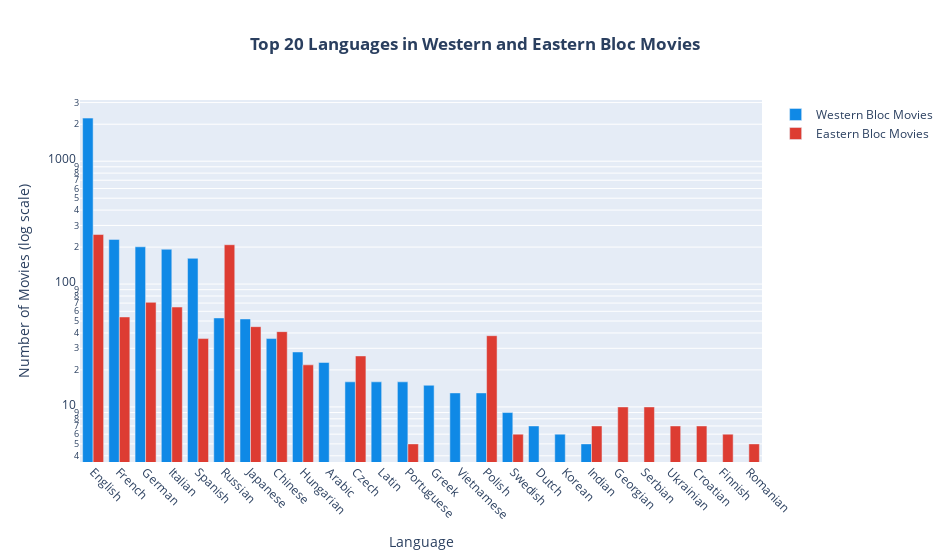

The code cell stored with this chart in its notebook:
### Code cell
fig = go.Figure()
fig.add_trace(go.Bar(x=western_languages_count['language'].head(20), 
                    y=western_languages_count['count'], 
                    name='Western Bloc Movies',
                    hovertemplate='%{x}: %{y}<extra></extra>',
                    marker_color='#0F89E6'))

fig.add_trace(go.Bar(x=eastern_languages_count['language'].head(20),
                    y=eastern_languages_count['count'],
                    name='Eastern Bloc Movies',
                    hovertemplate='%{x}: %{y}<extra></extra>',
                    marker_color='#DD3C32'))

fig.update_layout(
    title_text="Top 20 Languages in Western and Eastern Bloc Movies", 
    title_x=0.5, 
    title_font_weight='bold',
    xaxis=dict(title_text='Language'),
    yaxis=dict(title_text='Number of Movies (log scale)'), 
    barmode='group',
    width=950)

fig.update_xaxes(tickangle=45)
fig.update_yaxes(type="log")
fig.show()

### Figure 1 — Plotly figure (JSON) as saved in the notebook; plotly's stock layout.template omitted (floating-point values rounded to 4 significant figures)
{"data": [{"hovertemplate": "%{x}: %{y}<extra></extra>", "marker": {"color": "#0F89E6"}, "name": "Western Bloc Movies", "type": "bar", "x": ["English", "French", "German", "Italian", "Spanish", "Russian", "Japanese", "Chinese", "Hungarian", "Arabic", "Czech", "Latin", "Portuguese", "Greek", "Vietnamese", "Polish", "Swedish", "Dutch", "Korean", "Indian"], "y": [2243, 231, 201, 192, 162, 53, 52, 36, 28, 23, 16, 16, 16, 15, 13, 13, 9, 7, 6, 5, 5, 5, 5, 4, 4, 3, 2, 2, 2, 2, 2, 2, 2, 1, 1, 1, 1, 1, 1, 1, 1, 1, 1]}, {"hovertemplate": "%{x}: %{y}<extra></extra>", "marker": {"color": "#DD3C32"}, "name": "Eastern Bloc Movies", "type": "bar", "x": ["English", "Russian", "German", "Italian", "French", "Japanese", "Chinese", "Polish", "Spanish", "Czech", "Hungarian", "Georgian", "Serbian", "Indian", "Ukrainian", "Croatian", "Swedish", "Finnish", "Portuguese", "Romanian"], "y": [253, 209, 71, 65, 54, 45, 41, 38, 36, 26, 22, 10, 10, 7, 7, 7, 6, 6, 5, 5, 5, 5, 4, 4, 4, 4, 3, 3, 3, 2, 2, 2, 2, 2, 1, 1, 1, 1, 1, 1, 1, 1]}], "layout": {"barmode": "group", "title": {"font": {"weight": "bold"}, "text": "Top 20 Languages in Western and Eastern Bloc Movies", "x": 0.5}, "width": 950, "xaxis": {"tickangle": 45, "title": {"text": "Language"}}, "yaxis": {"title": {"text": "Number of Movies (log scale)"}, "type": "log"}}}
